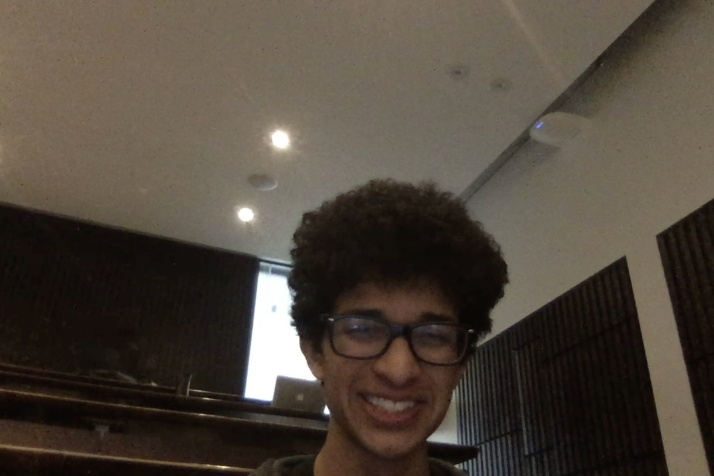
#> input picture mood-vision-main2/image.jpg, 1428 x 952 px, given in place of the camera (shown at 1/2 size)
$ python face-detection.py
#> lines starting #> are read from the running program, lines starting #| are printed output that depends on the picture; after the words box and inside, x2 and y2 are one past the last pixel; in counts of white or black regions, pixels touching at a corner belong together
import cv2

# Load the pre-trained Haar Cascade for face detection
face_cascade = cv2.CascadeClassifier(cv2.data.haarcascades + 'haarcascade_frontalface_default.xml')

# Create a VideoCapture object to access the webcam
cap = cv2.VideoCapture(0)  # Use 0 for the default webcam, or change it to the appropriate index for your webcam

# Check if the camera was opened successfully
if not cap.isOpened():
    print("Error: Could not open camera.")
    exit()

# Set a default window size
window_width = 1000
window_height = 600

# Read frames from the webcam and detect faces
busy = False
while True:
    # Capture frame-by-frame
    ret, frame = cap.read()
#> frame is the input picture: shape (952, 1428, 3); mean B, G, R 60, 70.4, 79.5

    # Check if the frame was read successfully
    if not ret:
        print("Error: Could not read frame.")
        break

    # Convert the frame to grayscale
    gray = cv2.cvtColor(frame, cv2.COLOR_BGR2GRAY)
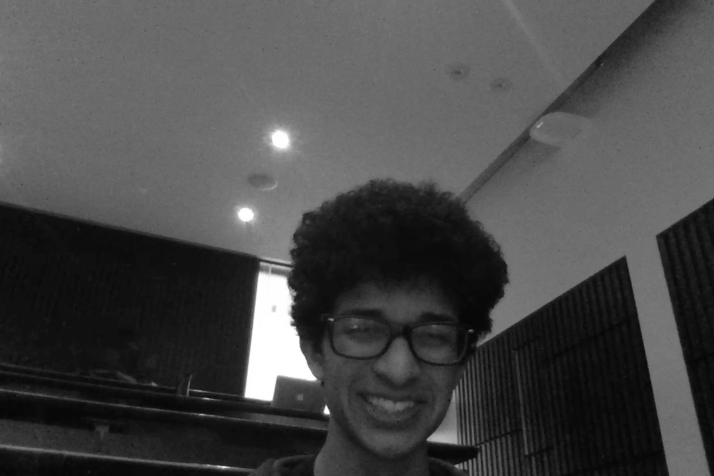
#> gray: shape (952, 1428) (shown at 1/2 size); min 1, max 255, mean 71.9

    # Detect faces in the grayscale frame
    faces = face_cascade.detectMultiScale(gray, scaleFactor=1.1, minNeighbors=7, minSize=(30, 30))
#> faces = [[640, 546, 323, 323]]
    print(len(faces))
#| 1
    if len(faces) > 0:
        print(f"Detected {len(faces)} face(s).")
#| Detected 1 face(s).
        cv2.imwrite('image1.jpg', frame)
        busy = True


    # Draw rectangles around the detected faces
    for (x, y, w, h) in faces:
        cv2.rectangle(frame, (x, y), (x+w, y+h), (0, 255, 0), 2)
#> this loop made 1 pass
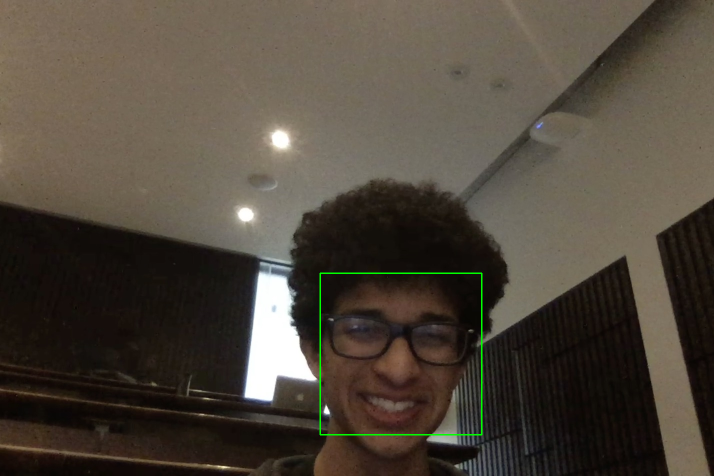
#> frame: shape (952, 1428, 3) (shown at 1/2 size); 0.28% of pixels changed, all inside (x1, y1, x2, y2) = (639, 545, 965, 871)

    # Resize the frame to the desired window size
    frame = cv2.resize(frame, (window_width, window_height))
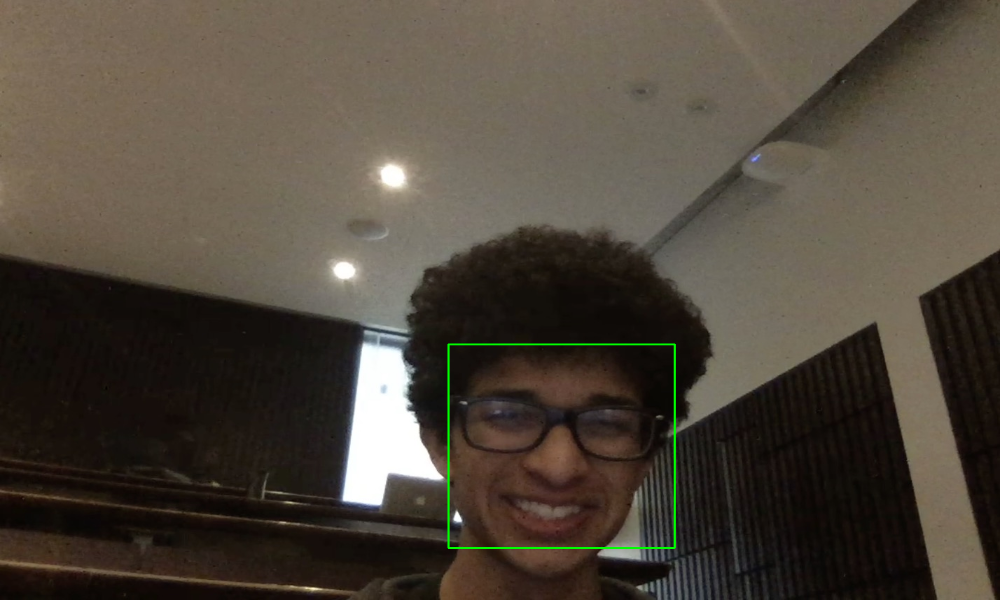
#> frame: shape (600, 1000, 3); mean B, G, R 59.8, 71, 79.2

    # Display the resized frame with detected faces
    cv2.imshow('Face Tracking', frame)

    # Exit the loop if 'q' is pressed
    if cv2.waitKey(1) & 0xFF == ord('q'):
#> (key q is pressed here)
        break

# Release the VideoCapture object and close all windows
cap.release()
cv2.destroyAllWindows()
